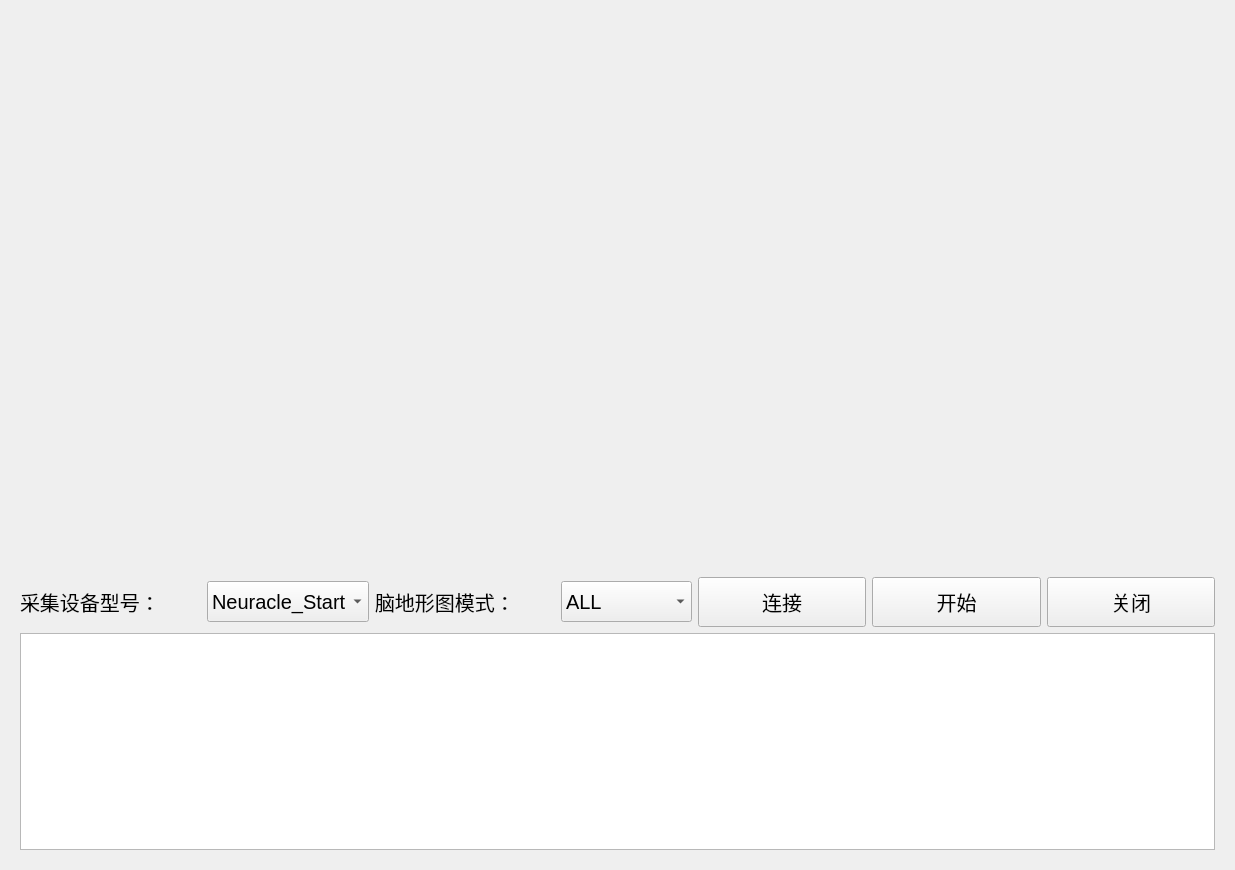
<?xml version="1.0" encoding="UTF-8"?>
<ui version="4.0">
 <class>brainGraph_Form</class>
 <widget class="QWidget" name="brainGraph_Form">
  <property name="geometry">
   <rect>
    <x>0</x>
    <y>0</y>
    <width>1235</width>
    <height>870</height>
   </rect>
  </property>
  <property name="windowTitle">
   <string>Form</string>
  </property>
  <layout class="QGridLayout" name="gridLayout_2">
   <item row="0" column="0">
    <widget class="QWidget" name="widget_2" native="true">
     <layout class="QGridLayout" name="gridLayout">
      <item row="1" column="2">
       <widget class="QPushButton" name="pushButton_start">
        <property name="minimumSize">
         <size>
          <width>120</width>
          <height>50</height>
         </size>
        </property>
        <property name="font">
         <font>
          <pointsize>15</pointsize>
         </font>
        </property>
        <property name="text">
         <string>开始</string>
        </property>
       </widget>
      </item>
      <item row="2" column="0" colspan="4">
       <widget class="QTextEdit" name="textEdit_order">
        <property name="minimumSize">
         <size>
          <width>1191</width>
          <height>101</height>
         </size>
        </property>
       </widget>
      </item>
      <item row="1" column="3">
       <widget class="QPushButton" name="pushButton_close">
        <property name="minimumSize">
         <size>
          <width>120</width>
          <height>50</height>
         </size>
        </property>
        <property name="font">
         <font>
          <pointsize>15</pointsize>
         </font>
        </property>
        <property name="text">
         <string>关闭</string>
        </property>
       </widget>
      </item>
      <item row="1" column="0">
       <layout class="QHBoxLayout" name="horizontalLayout_3">
        <item>
         <layout class="QHBoxLayout" name="horizontalLayout">
          <item>
           <widget class="QLabel" name="label">
            <property name="minimumSize">
             <size>
              <width>181</width>
              <height>50</height>
             </size>
            </property>
            <property name="font">
             <font>
              <pointsize>15</pointsize>
             </font>
            </property>
            <property name="text">
             <string>采集设备型号：</string>
            </property>
           </widget>
          </item>
          <item>
           <widget class="QComboBox" name="comboBox_acquire_device">
            <property name="minimumSize">
             <size>
              <width>131</width>
              <height>41</height>
             </size>
            </property>
            <property name="font">
             <font>
              <pointsize>15</pointsize>
             </font>
            </property>
            <item>
             <property name="text">
              <string>Neuracle_Start</string>
             </property>
            </item>
           </widget>
          </item>
         </layout>
        </item>
        <item>
         <layout class="QHBoxLayout" name="horizontalLayout_2">
          <item>
           <widget class="QLabel" name="label_braingraph">
            <property name="minimumSize">
             <size>
              <width>180</width>
              <height>50</height>
             </size>
            </property>
            <property name="font">
             <font>
              <pointsize>15</pointsize>
             </font>
            </property>
            <property name="text">
             <string>脑地形图模式：</string>
            </property>
           </widget>
          </item>
          <item>
           <widget class="QComboBox" name="comboBox_braingraph">
            <property name="minimumSize">
             <size>
              <width>131</width>
              <height>41</height>
             </size>
            </property>
            <property name="font">
             <font>
              <pointsize>15</pointsize>
             </font>
            </property>
            <item>
             <property name="text">
              <string>ALL</string>
             </property>
            </item>
            <item>
             <property name="text">
              <string>C3C4</string>
             </property>
            </item>
            <item>
             <property name="text">
              <string>自定义</string>
             </property>
            </item>
           </widget>
          </item>
         </layout>
        </item>
       </layout>
      </item>
      <item row="0" column="0" colspan="4">
       <widget class="MyFigure" name="Figure_braingraph" native="true">
        <property name="minimumSize">
         <size>
          <width>1171</width>
          <height>551</height>
         </size>
        </property>
       </widget>
      </item>
      <item row="1" column="1">
       <widget class="QPushButton" name="pushButton_connect">
        <property name="minimumSize">
         <size>
          <width>120</width>
          <height>50</height>
         </size>
        </property>
        <property name="font">
         <font>
          <pointsize>15</pointsize>
         </font>
        </property>
        <property name="text">
         <string>连接</string>
        </property>
       </widget>
      </item>
     </layout>
    </widget>
   </item>
  </layout>
 </widget>
 <customwidgets>
  <customwidget>
   <class>MyFigure</class>
   <extends>QWidget</extends>
   <header location="global">FigureCanvas</header>
   <container>1</container>
  </customwidget>
 </customwidgets>
 <resources/>
 <connections/>
</ui>
